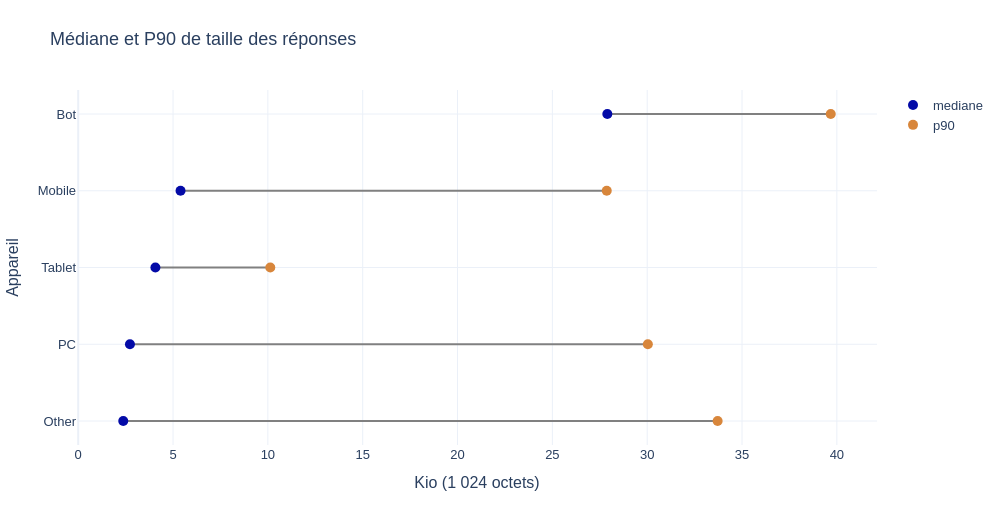

Notebook code for this chart:
### Markdown cell above
### <b><div style='padding:15px;background-color:#d8dcd6;color:#030aa7;font-size:120%;text-align: left'>Plotly</div></b>

### Code cell
ID_GRAPHIQUE = '01_06'
BIBLIOTHEQUE = 'plotly'
fig=go.Figure()
for r in a.itertuples(): fig.add_trace(go.Scatter(x=[r.mediane,r.p90],y=[r.device_type]*2,mode='lines',line_color='gray',showlegend=False))
for col,c in [('mediane',palette[0]),('p90',palette[2])]:fig.add_trace(go.Scatter(x=a[col],y=a.device_type,mode='markers',name=col,marker=dict(color=c,size=10)))
fig.update_layout(xaxis_title='Kio (1 024 octets)',yaxis_title='Appareil')
montrer_plotly(fig,'Médiane et P90 de taille des réponses')

### Figure 1 — Plotly figure (JSON) as saved in the notebook; plotly's stock layout.template omitted (floating-point values rounded to 4 significant figures)
{"data": [{"line": {"color": "gray"}, "mode": "lines", "showlegend": false, "type": "scatter", "x": [2.375, 33.71], "y": ["Other", "Other"]}, {"line": {"color": "gray"}, "mode": "lines", "showlegend": false, "type": "scatter", "x": [2.729, 30.03], "y": ["PC", "PC"]}, {"line": {"color": "gray"}, "mode": "lines", "showlegend": false, "type": "scatter", "x": [4.069, 10.13], "y": ["Tablet", "Tablet"]}, {"line": {"color": "gray"}, "mode": "lines", "showlegend": false, "type": "scatter", "x": [5.396, 27.87], "y": ["Mobile", "Mobile"]}, {"line": {"color": "gray"}, "mode": "lines", "showlegend": false, "type": "scatter", "x": [27.9, 39.68], "y": ["Bot", "Bot"]}, {"marker": {"color": "#030aa7", "size": 10}, "mode": "markers", "name": "mediane", "type": "scatter", "x": [2.375, 2.729, 4.069, 5.396, 27.9], "y": ["Other", "PC", "Tablet", "Mobile", "Bot"]}, {"marker": {"color": "#d8863b", "size": 10}, "mode": "markers", "name": "p90", "type": "scatter", "x": [33.71, 30.03, 10.13, 27.87, 39.68], "y": ["Other", "PC", "Tablet", "Mobile", "Bot"]}], "layout": {"font": {"family": "Arial", "size": 13}, "height": 520, "margin": {"b": 75, "l": 70, "r": 45, "t": 90}, "title": {"text": "Médiane et P90 de taille des réponses"}, "width": 1000, "xaxis": {"title": {"text": "Kio (1 024 octets)"}}, "yaxis": {"title": {"text": "Appareil"}}}}
